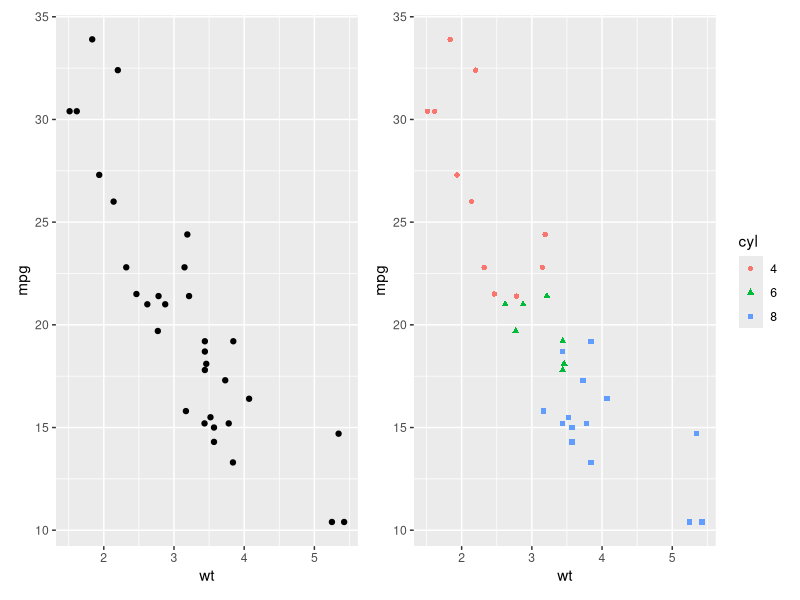
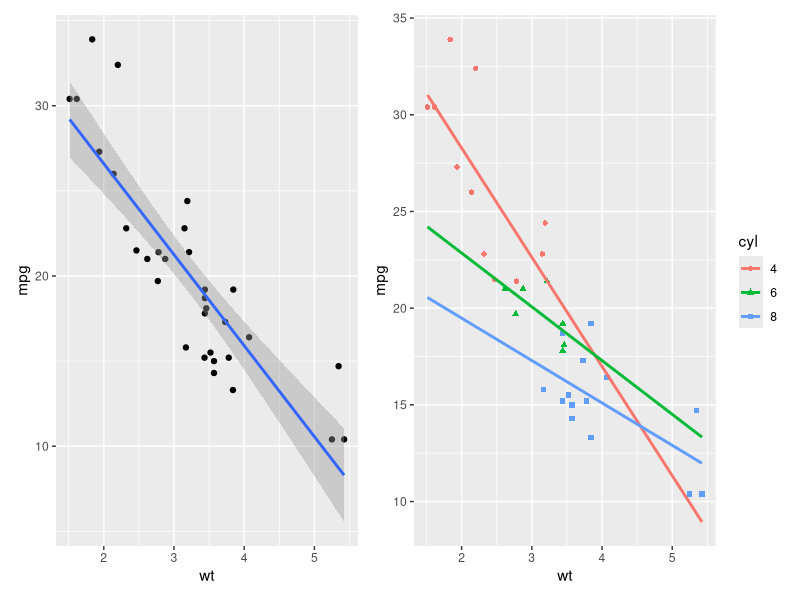
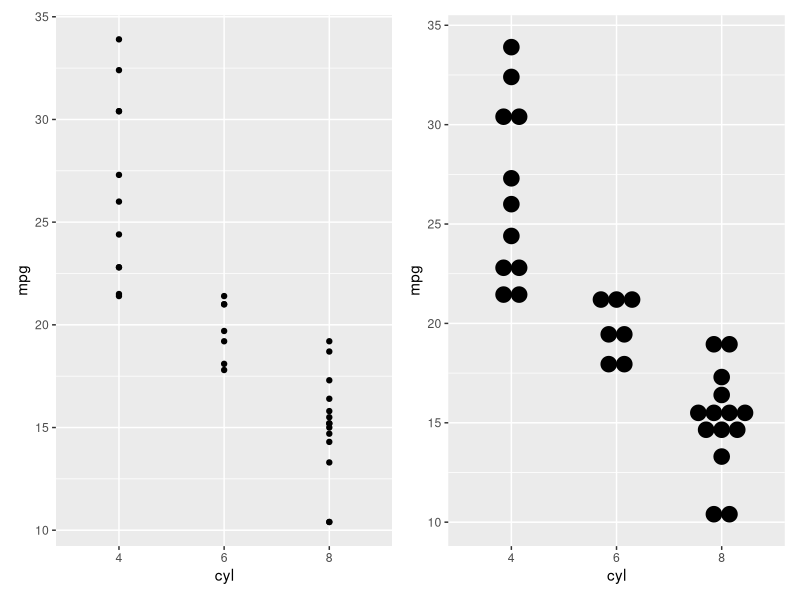
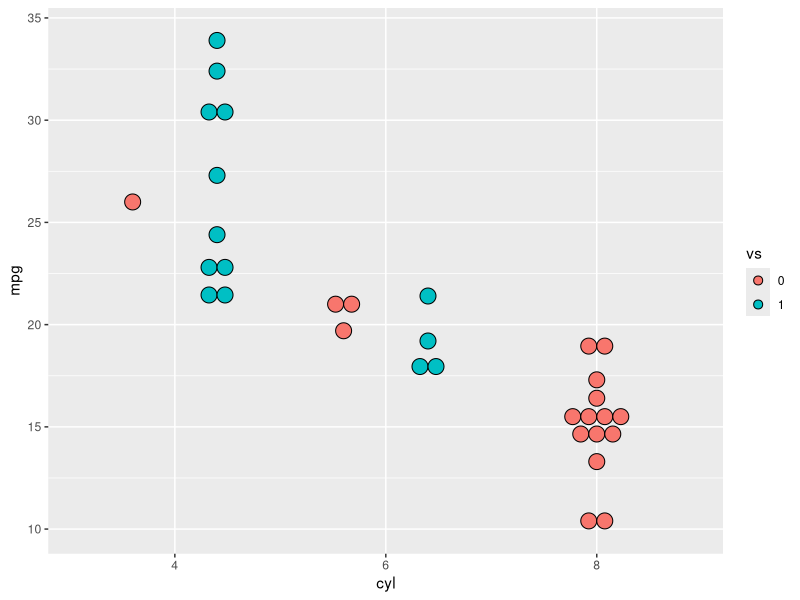

Generate these figures, in order, with R:
## ---- chunk 1
library(ggplot2)
library(tibble)
library(patchwork)
library(ggpubr)
## ---- chunk 2
mtcars[1:5,]
mtcars$cyl=as.factor(mtcars$cyl)
mtcars$vs=as.factor(mtcars$vs)
## ---- chunk 3
g1=ggplot(mtcars, aes(x=wt, y=mpg)) + geom_point()
g2=ggplot(mtcars, aes(x=wt, y=mpg, shape=cyl, color=cyl)) +
  geom_point()
g1+g2
## ---- chunk 4
g1=ggplot(mtcars, aes(x=wt, y=mpg)) + 
  geom_point() +
  geom_smooth(method=lm)

g2=ggplot(mtcars, aes(x=wt, y=mpg, shape=cyl, color=cyl)) +
  geom_point()+ 
  geom_smooth(method=lm, se=FALSE, fullrange=TRUE)
g1+g2
## ---- chunk 5
p1=ggplot(mtcars, aes(x=cyl, y=mpg)) + geom_point()
p2=ggplot(mtcars, aes(x=cyl, y=mpg)) + geom_dotplot(binaxis='y', stackdir='center')
p1+p2
## ---- chunk 6
ggplot(mtcars, aes(x=cyl, y=mpg, fill=vs)) +
  geom_dotplot(binaxis='y', stackdir='center', 
               position=position_dodge(0.8))
